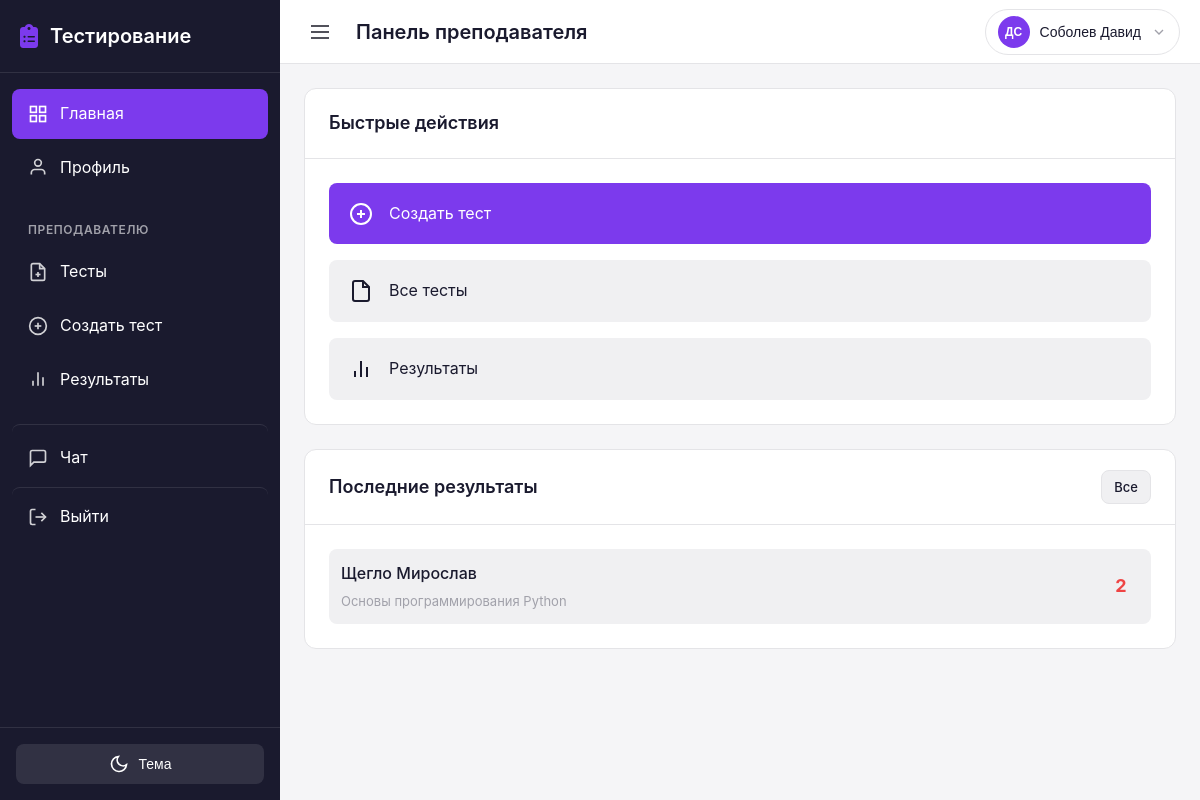
The app's page /teacher/dashboard/ (signed in), older data.
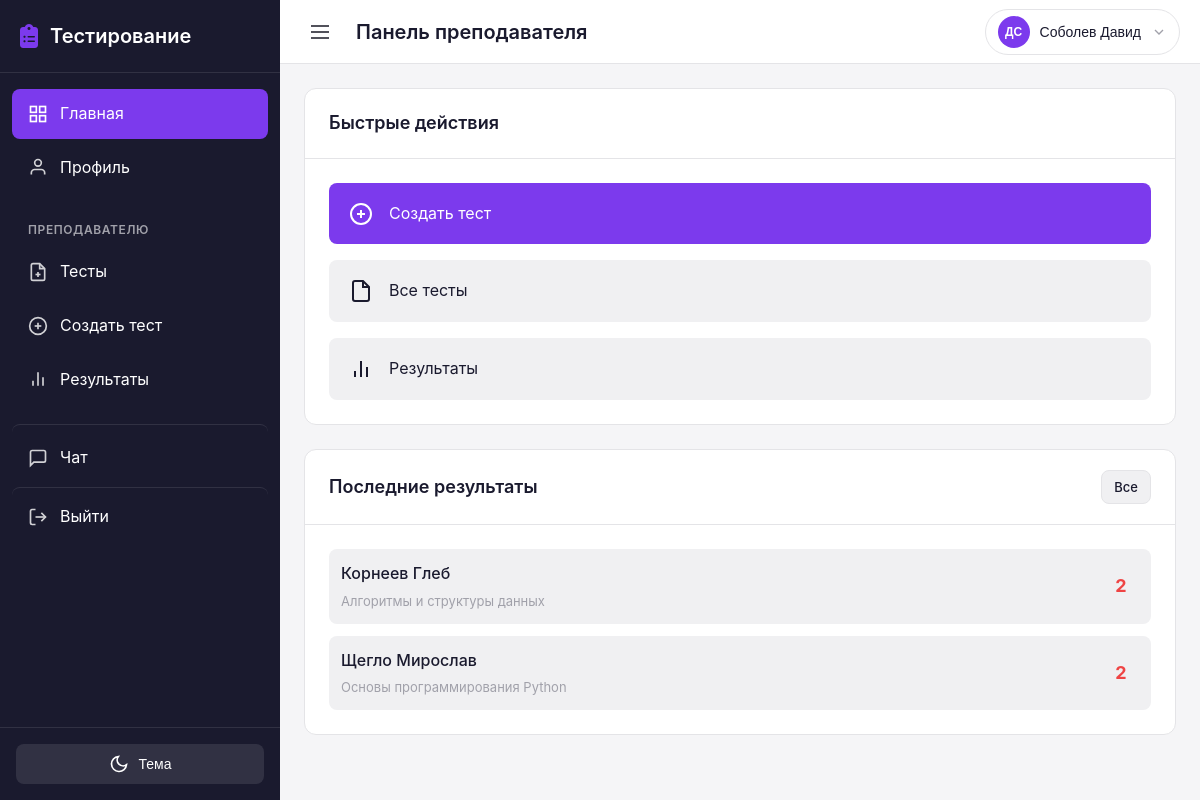
The same page, newer data.
### results/models.py (models this page shows, shortened)
class Result(models.Model):
    GRADE_CHOICES = [
        (2, '2 (Неудовлетворительно)'),
        (3, '3 (Удовлетворительно)'),
        (4, '4 (Хорошо)'),
        (5, '5 (Отлично)'),
    ]
    test = models.ForeignKey(
        'tests.Test',
        on_delete=models.CASCADE,
        related_name='results',
        verbose_name='Тест'
    )
    student = models.ForeignKey(
        settings.AUTH_USER_MODEL,
        on_delete=models.CASCADE,
        related_name='test_results',
        limit_choices_to={'role': 'student'},
        verbose_name='Студент'
    )
    grade = models.PositiveSmallIntegerField(
        choices=GRADE_CHOICES,
        null=True,
        blank=True,
        verbose_name='Оценка',
        help_text='Оценка за тест (2-5) или пусто, если не проверено'
    )
    started_at = models.DateTimeField(
        auto_now_add=True,
        verbose_name='Время начала'
    )
    completed_at = models.DateTimeField(
        null=True,
        blank=True,
        verbose_name='Время завершения'
    )
    correct_answers_count = models.PositiveIntegerField(
        default=0,
        verbose_name='Количество верных ответов'
    )
    total_questions = models.PositiveIntegerField(
        default=0,
        verbose_name='Общее количество вопросов'
    )
    device_info = models.CharField(
        max_length=200,
        blank=True,
        verbose_name='Устройство',
        help_text='Информация об устройстве, с которого проходил тест'
    )
    tab_switches_count = models.PositiveIntegerField(
        default=0,
        verbose_name='Переключения вкладок',
        help_text='Количество раз, когда страница становилась неактивной'
    )
    class Meta:
        verbose_name = 'Результат'
        verbose_name_plural = 'Результаты'
        ordering = ['-completed_at', '-started_at']

### users/models.py (models this page shows, shortened)
class User(AbstractUser):
    role = models.CharField(
        max_length=10,
        choices=UserRole.choices,
        default=UserRole.STUDENT,
        verbose_name='Р РѕР»СЊ'
    )
    phone = models.CharField(
        max_length=20,
        blank=True,
        verbose_name='РўРµР»РµС„РѕРЅ'
    )
    birth_date = models.DateField(
        null=True,
        blank=True,
        verbose_name='Р”Р°С‚Р° СЂРѕР¶РґРµРЅРёСЏ'
    )
    patronymic = models.CharField(
        max_length=100,
        blank=True,
        verbose_name='РћС‚С‡РµСЃС‚РІРѕ'
    )
    class Meta:
        verbose_name = 'РџРѕР»СЊР·РѕРІР°С‚РµР»СЊ'
        verbose_name_plural = 'РџРѕР»СЊР·РѕРІР°С‚РµР»Рё'
    @property
    def is_teacher(self):
        return self.role == UserRole.TEACHER
    @property
    def is_student(self):
        return self.role == UserRole.STUDENT

### tests/models.py (models this page shows, shortened)
class Test(models.Model):
    subject = models.ForeignKey(
        'groups.Subject',
        on_delete=models.CASCADE,
        related_name='tests',
        verbose_name='Предмет'
    )
    title = models.CharField(
        max_length=200,
        verbose_name='Название теста'
    )
    description = models.TextField(
        blank=True,
        verbose_name='Описание'
    )
    time_limit = models.PositiveIntegerField(
        default=60,
        verbose_name='Время на прохождение (минут)',
        help_text='Время в минутах на прохождение теста'
    )
    is_published = models.BooleanField(
        default=False,
        verbose_name='Опубликован',
        help_text='Если отмечено, тест доступен студентам'
    )
    show_correct_answers = models.BooleanField(
        default=True,
        verbose_name='Показывать правильные ответы',
        help_text='Показывать ли правильные ответы после прохождения'
    )
    shuffle_questions = models.BooleanField(
        default=False,
        verbose_name='Перемешивать вопросы',
        help_text='Если отмечено, порядок вопросов и ответов будет случайным для каждого студента'
    )
    groups = models.ManyToManyField(
        'groups.Group',
        related_name='tests',
        verbose_name='Группы',
        help_text='Группы, которым доступен тест'
    )
    created_by = models.ForeignKey(
        settings.AUTH_USER_MODEL,
        on_delete=models.CASCADE,
        related_name='created_tests',
        limit_choices_to={'role': 'teacher'},
        verbose_name='Создал преподаватель'
    )
    created_at = models.DateTimeField(
        auto_now_add=True,
        verbose_name='Дата создания'
    )
    updated_at = models.DateTimeField(
        auto_now=True,
        verbose_name='Дата обновления'
    )
    class Meta:
        verbose_name = 'Тест'
        verbose_name_plural = 'Тесты'
        ordering = ['-created_at']

### users/views.py (the view)
# urls.py: path('teacher/dashboard/', views.teacher_dashboard, name='teacher_dashboard'),
@login_required
def teacher_dashboard(request):
    from tests.models import Test
    from results.models import Result
    if not request.user.is_teacher:
        messages.error(request, 'У вас нет доступа к этой странице')
        return redirect('dashboard')
    user = request.user
    tests = Test.objects.filter(created_by=user)
    recent_results = Result.objects.filter(
        test__in=tests
    ).select_related('student', 'test').order_by('-completed_at')[:10]
    context = {
        'recent_results': recent_results,
    }
    return render(request, 'users/teacher/dashboard.html', context)

### chat/context_processors.py (called while the page is built)
def unread_messages_count(request):
    if request.user.is_authenticated:
        count = Message.objects.filter(receiver=request.user, is_read=False).count()
        return {'total_unread_messages': count}
    return {'total_unread_messages': 0}

### testingPlatform/ngrok_skip_warning.py (called while the page is built)
    def __call__(self, request):
        request.META['HTTP_NGROK_SKIP_BROWSER_WARNING'] = 'true'
        response = self.get_response(request)
        response['ngrok-skip-browser-warning'] = 'true'
        return response

### templates/users/teacher/dashboard.html (shortened to what this page needs)
{% extends 'base.html' %}
{% load user_tags %}
{% block topbar_title %}Панель преподавателя{% endblock %}
{% block content %}
<div class="dashboard-container">
    <div class="dashboard-grid">
        <div class="card">
            <div class="card-header">
                <h2 class="card-title">Быстрые действия</h2>
            </div>
            <div class="card-body">
                <div class="quick-actions">
                    <a href="{% url 'teacher_test_create' %}" class="quick-action-item primary">
                        <svg width="24" height="24" viewBox="0 0 24 24" fill="none" stroke="currentColor" stroke-width="2">
                            <circle cx="12" cy="12" r="10"></circle>
                            <line x1="12" y1="8" x2="12" y2="16"></line>
                            <line x1="8" y1="12" x2="16" y2="12"></line>
                        </svg>
                        <span>Создать тест</span>
                    </a>
                    <a href="{% url 'teacher_tests' %}" class="quick-action-item">
                        <svg width="24" height="24" viewBox="0 0 24 24" fill="none" stroke="currentColor" stroke-width="2">
                            <path d="M14 2H6a2 2 0 0 0-2 2v16a2 2 0 0 0 2 2h12a2 2 0 0 0 2-2V8z"></path>
                            <polyline points="14 2 14 8 20 8"></polyline>
                        </svg>
                        <span>Все тесты</span>
                    </a>
                    <a href="{% url 'teacher_results' %}" class="quick-action-item">
                        <svg width="24" height="24" viewBox="0 0 24 24" fill="none" stroke="currentColor" stroke-width="2">
                            <line x1="18" y1="20" x2="18" y2="10"></line>
                            <line x1="12" y1="20" x2="12" y2="4"></line>
                            <line x1="6" y1="20" x2="6" y2="14"></line>
                        </svg>
                        <span>Результаты</span>
                    </a>
                </div>
            </div>
        </div>
        <div class="card">
            <div class="card-header">
                <h2 class="card-title">Последние результаты</h2>
                <a href="{% url 'teacher_results' %}" class="btn btn-secondary btn-sm">Все</a>
            </div>
            <div class="card-body">
                <div class="results-list" id="recentResultsList" {% if not recent_results %}style="display:none"{% endif %}>
                    {% for result in recent_results %}
                    <a href="{% url 'test_result_detail' result.id %}" class="result-item"
                       data-live-result-id="{{ result.id }}"
                       data-live-kind="dashboard"
                       {% if not result.completed_at %}data-remaining-seconds="{{ result.remaining_seconds|default_if_none:'' }}"{% endif %}>
                        <div class="result-student">
                            <span class="result-name">{{ result.student.last_name }} {{ result.student.first_name }}</span>
                            <span class="result-test">{{ result.test.title }}</span>
                        </div>
                        {% if result.completed_at and result.grade %}
                        <div class="result-grade grade-{{ result.grade }}" data-result-grade>
                            {{ result.grade }}
                        </div>
                        {% elif not result.completed_at %}
                        <div class="result-progress" data-result-grade>
                            {{ result.remaining_seconds|format_timer }}
                        </div>
                        {% else %}
                        <div class="result-progress" data-result-grade>
                            —
                        </div>
                        {% endif %}
                    </a>
                    {% endfor %}
                </div>
            </div>
        </div>
    </div>
</div>
{% endblock %}

Row changes from the older to the newer data that the page shows:
added Result: student.last_name "Корнеев", student.first_name "Глеб", test "Алгоритмы и структуры данных", grade "2"
